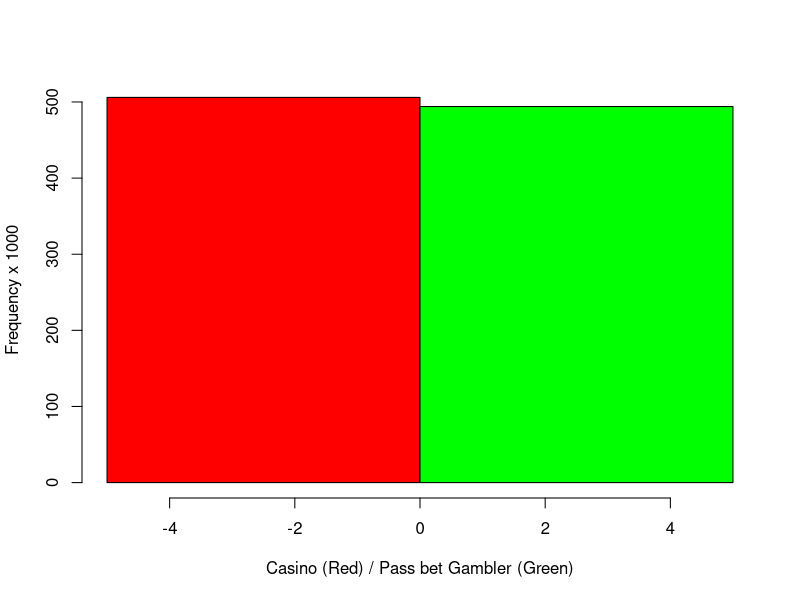
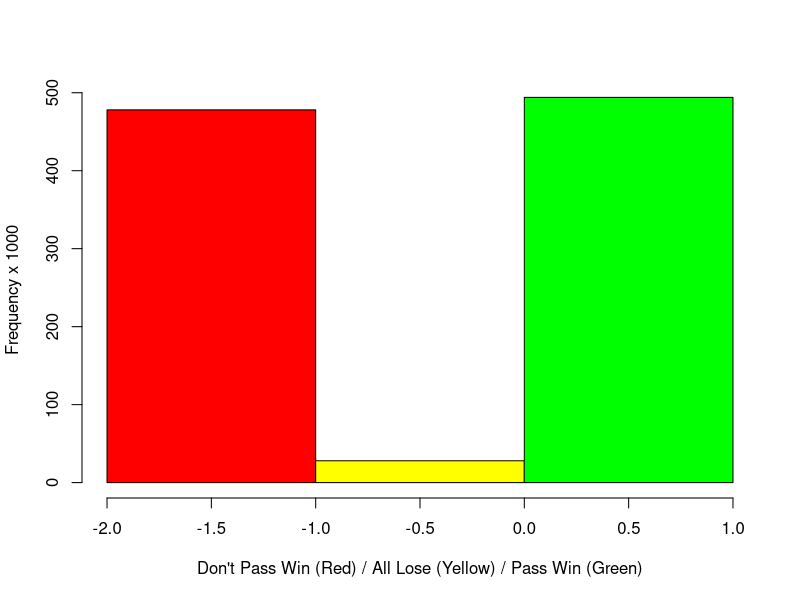
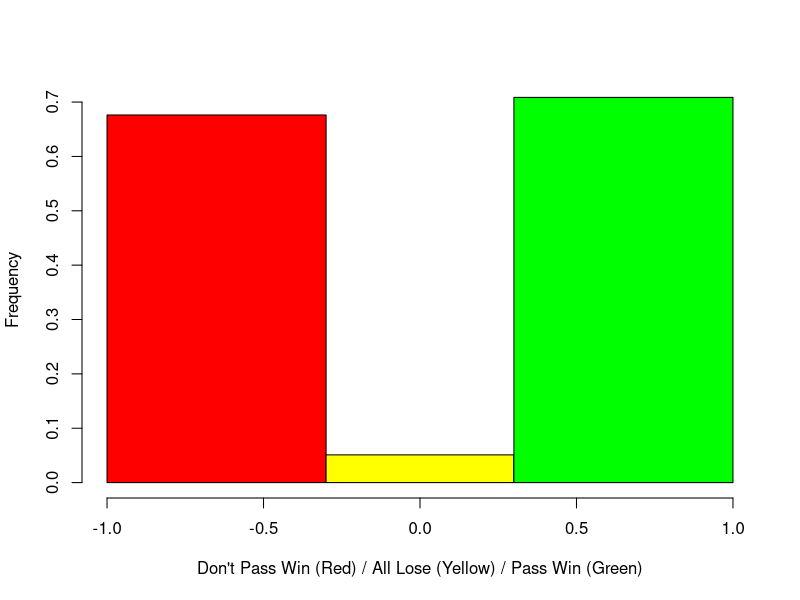
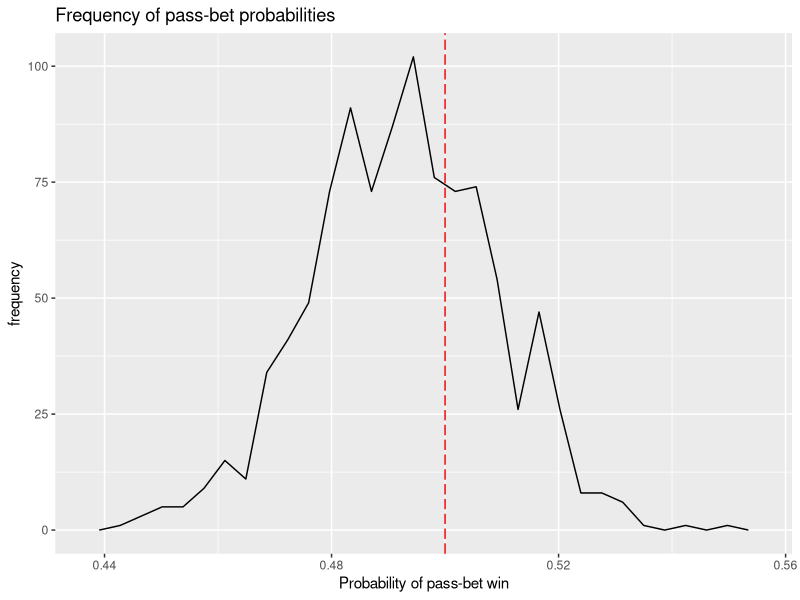

Write the R code that produced these figures, in order. (Note: a time limit stopped this script after it produced the figures.)
## ---- chunk 1
# Added this "clear all" section to make sure we can run use "Chunks/Run All"" without conflict.
# Still does not catch package info, but that will be seen when knit.

# Start with a Clean memory
rm(list=ls())

# Supress warnings particularly during loading of libraries
options(warn=-1)
## ---- chunk 2
# Library and Directory Config

# Add all required packages here. 
required.packages <- c("xtable","ggplot2")

# Check to see if packages in required.packages are installed
have.pkgs <- required.packages %in% installed.packages()

if(length(required.packages) > sum(have.pkgs)){
  install.packages(required.packages[!have.pkgs])
}

for(pkg in required.packages){
  library(pkg, character.only = TRUE, quietly=TRUE, warn.conflicts=FALSE)
}

# Make sure we're in the right working directory:  "Code"
if("Code" %in% list.files()){
  setwd("Code")
}

if(!("Code" %in% list.files("..")))
{
  stop
}

# Disable scientific notation
options(xtable.comment = FALSE)
## ---- chunk 3
win <- 3/36*3/9*2 + 4/36*4/10*2 + 5/36*5/11*2 + 6/36 + 2/36
## ---- chunk 4
df <- data.frame(bins=c(runif(1,0,1)))
for (i in 1:(round(win,3)*1000)) {
  df <- rbind(df, data.frame(bins=c(1)))
}
for (i in 1:((1-round(win,3)-round(1/36,3))*1000-1)) {
  df <- rbind(df, data.frame(bins=c(runif(1,-2,-1))))
}
for (i in 1:(round(1/36,3)*1000)) {
  df <- rbind(df, data.frame(bins=c(runif(1,-1,0))))
}
# cat("Graphical representation of Shooter's Lose/Win:\n")
hist(df$bins, breaks=1.5, col=c("red","green"), main="", xlab="Casino (Red) / Pass bet Gambler (Green)", ylab="Frequency x 1000")
## ---- chunk 5
# cat("Graphical representation of Pass / Don't Pass Win:\n")
boundaries <- seq(-2, 1, by=1);
colors = c("red", "yellow", "green")
hist(df$bins, breaks=boundaries, col=colors, main="", xlab="Don't Pass Win (Red) / All Lose (Yellow) / Pass Win (Green)", ylab="Frequency x 1000")
## ---- chunk 6
# Number of simulation
N = 10000
cat("Number of simulations = ", N, sep="")

# Define data frame
# First roll: dice1 = fx, dice2 = fy
# Last roll:  dice1 = lx, dice2 = ly
# n = number of rolls
# flag: -1 = Don't Pass, 1 = Pass, 0 = Boxcars
data = data.frame(fx=c(0), fy=c(0), lx=c(0), ly=c(0), n=c(0), flag=c(NA))

for (i in 1:N) {
  
  # n: number of times dice rolls
  n <- 1
  
  # First roll
  fx <- sample(1:6,1)
  fy <- sample(1:6,1)
  shooter <- fx + fy
  
  if (shooter == 12){
    data <- rbind(data, data.frame(fx=c(fx), fy=c(fy), lx=c(""), ly=c(""), n=c(n), flag=c(0)))
  } else if ((shooter == 7)||(shooter==11)){
    data <- rbind(data, data.frame(fx=c(fx), fy=c(fy), lx=c(""), ly=c(""), n=c(n), flag=c(1)))
  } else if ((shooter == 2)||(shooter==3)){
    data <- rbind(data, data.frame(fx=c(fx), fy=c(fy), lx=c(""), ly=c(""), n=c(n), flag=c(-1)))
  } else{
    point <- shooter

    repeat{
      n <- n + 1
      
      # n-th roll
      lx <- sample(1:6,1)
      ly <- sample(1:6,1)

      if (lx + ly == 7){
        data <- rbind(data, data.frame(fx=c(fx), fy=c(fy), lx=c(lx), ly=c(ly), n=c(n), flag=c(-1)))
        break
      }
      else if (lx + ly == point){
        data <- rbind(data, data.frame(fx=c(fx), fy=c(fy), lx=c(lx), ly=c(ly), n=c(n), flag=c(1)))
        break
      }
    }
  }
}

# Remove first row inserted at part of initialization
data <- data[!is.na(data$flag),]
## ---- chunk 7
print(head(data, n=25), row.names=FALSE)
## ---- chunk 8
print(tail(data, n=10), row.names=FALSE)
## ---- chunk 9
hist(data$flag, breaks=c(-1,-0.3,0.3,1), col=c("red","yellow","green"), main="", xlab="Don't Pass Win (Red) / All Lose (Yellow) / Pass Win (Green)", ylab="Frequency")
## ---- chunk 10
PassBets <- replicate(1000, {

N = 1000

data = {}

for (i in 1:N){
  stop = FALSE
  
  shooter = sample(1:6,1) + sample (1:6,1)
  
  if (shooter == 12){
    data[i] = 0
    stop = TRUE
  }
  
  else if ((shooter == 7)||(shooter==11)){
    data[i] = 1
    stop = TRUE
  }
  
  else if ((shooter == 2)||(shooter==3)){
    data[i]=0
    stop = TRUE
  }
  
  else{
    point = shooter
  }
  
  repeat{
    if (stop){
      break
    }
    shooter = sample(1:6,1) + sample (1:6,1)
    
    if (shooter == 7){
      data[i]=0
      stop = TRUE
    }
    else if (shooter == point){
      data[i]=1
      stop = TRUE
    }
  }
}
mean(data)
})
qplot(PassBets, geom = "freqpoly", xlab = "Probability of pass-bet win", ylab = "frequency", main = "Frequency of pass-bet probabilities") + geom_vline(xintercept = 0.5, color = "red", linetype = "longdash")
## ---- chunk 11
DontPassBets <- replicate(1000, {
  N = 1000
  
  data = {}
  
  for (i in 1:N){
    stop = FALSE
    
    shooter = sample(1:6,1) + sample (1:6,1)
    
    if (shooter == 12){
      data[i] = 0
      stop = TRUE
    }
    
    else if ((shooter == 7)||(shooter==11)){
      data[i] = 0
      stop = TRUE
    }
    
    else if ((shooter == 2)||(shooter==3)){
      data[i]=1
      stop = TRUE
    }
    
    else{
      point = shooter
    }
    
    repeat{
      if (stop){
        break
      }
      shooter = sample(1:6,1) + sample (1:6,1)
      
      if (shooter == 7){
        data[i]=1
        stop = TRUE
      }
      else if (shooter == point){
        data[i]=0
        stop = TRUE
      }
    }
  }
  
  #Probability of winning when you are a no-pass bet
  mean(data)
})
qplot(DontPassBets, geom = "freqpoly", xlab = "Probability of don't pass-bet win", ylab = "frequency", main = "Frequency of don't pass-bet probabilities") + geom_vline(xintercept = 0.5, color = "red", linetype = "longdash")
## ---- chunk 12
CrapsGame <- function(dfStr, N, H, Flg=TRUE) {

  # Initialization
  Nb <- max(1,round(N*.1,0))      # Minimum number of payers required to continue teh game
  secRemaining <- H * 60 * 60     # Game time in seconds
  gamegap <- 2 * 60               # 2 mins gap
  dicegap <- 10                   # 10 sec gap
  p <- 0                          # Bet choice
  b <- 0                          # Bet amount

  plr <- dfStr
  repeat {
    if (secRemaining <= 0 || nrow(plr[plr$IniDolr+plr$WinDolr>0,]) <= Nb) {
      break
    }
  
    for (i in 1:N) {
      # Player are betting either Pass or Don't Pass, 1 => Pass, 0 => Don't Pass
      p[i] <- sample(0:1,1)
      
      # Player's betting amount (0 => Skip the game)
      b[i] <- sample(0:5,1)
      
      # If balance amount is less than generated number, bet amount = balance amount
      if (plr$IniDolr[i]+plr$WinDolr[i] < b[i]) {
        if (plr$IniDolr[i]+plr$WinDolr[i] > 0) {
          b[i] <- plr$IniDolr[i]+plr$WinDolr[i]
        } else {
          b[i] <- 0
        }
      }
    }
  
    # First roll
    shooter <- sample(1:6,1) + sample(1:6,1)
    
    if (shooter == 12){                                       # All lose
      for (i in 1:N) {
        plr$WinDolr[plr$Player==i] <- plr$WinDolr[plr$Player==i] - b[i]
        plr$WinDolr[plr$Player==0] <- plr$WinDolr[plr$Player==0] + b[i]
      }
    } else if ((shooter == 7)||(shooter == 11)){              # Pass bet wins, Don't Pass bet loses
      for (i in 1:N) {
        if (p[i] == 1) {
          plr$WinDolr[plr$Player==i] <- plr$WinDolr[plr$Player==i] + b[i]
          plr$WinDolr[plr$Player==0] <- plr$WinDolr[plr$Player==0] - b[i]
        } else {
          plr$WinDolr[plr$Player==i] <- plr$WinDolr[plr$Player==i] - b[i]
          plr$WinDolr[plr$Player==0] <- plr$WinDolr[plr$Player==0] + b[i]
        }
      }
    } else if ((shooter == 2)||(shooter == 3)){              # Pass bet loses, Don't Pass bet wins
      for (i in 1:N) {
        if (p[i] == 1) {
          plr$WinDolr[plr$Player==i] <- plr$WinDolr[plr$Player==i] - b[i]
          plr$WinDolr[plr$Player==0] <- plr$WinDolr[plr$Player==0] + b[i]
        } else {
          plr$WinDolr[plr$Player==i] <- plr$WinDolr[plr$Player==i] + b[i]
          plr$WinDolr[plr$Player==0] <- plr$WinDolr[plr$Player==0] - b[i]
        }
      }
    } else{
      point <- shooter
      secRemaining <- secRemaining - dicegap
      repeat{
        lx <- sample(1:6,1)
        ly <- sample(1:6,1)
        if (lx + ly == 7){                      # Pass bet loses, Don't Pass bet wins
          for (i in 1:N) {
            if (p[i] == 1) {
              plr$WinDolr[plr$Player==i] <- plr$WinDolr[plr$Player==i] - b[i]
              plr$WinDolr[plr$Player==0] <- plr$WinDolr[plr$Player==0] + b[i]
            } else {
              plr$WinDolr[plr$Player==i] <- plr$WinDolr[plr$Player==i] + b[i]
              plr$WinDolr[plr$Player==0] <- plr$WinDolr[plr$Player==0] - b[i]
            }
          }
          break
        }
        else if (lx + ly == point){              # Pass bet wins, Don't Pass bet loses
          for (i in 1:N) {
            if (p[i] == 1) {
              plr$WinDolr[plr$Player==i] <- plr$WinDolr[plr$Player==i] + b[i]
              plr$WinDolr[plr$Player==0] <- plr$WinDolr[plr$Player==0] - b[i]
            } else {
              plr$WinDolr[plr$Player==i] <- plr$WinDolr[plr$Player==i] - b[i]
              plr$WinDolr[plr$Player==0] <- plr$WinDolr[plr$Player==0] + b[i]
            }
          }
          break
        }
      }
    }
    secRemaining <- secRemaining - gamegap
  }
  plr$BalDolr <- plr$IniDolr + plr$WinDolr
  return(plr[,,drop=Flg])
}

# Initialization
N <- 15                         # Total number of players
H <- 3                          # H hours game time
D <- 90                         # For 90 days
plr <- {}
sim <- {}

# Create Player table, Player 0 represents the Casino starts with Initial Balance $0
plyr <- data.frame(Player=c(0), IniDolr=c(0), WinDolr=c(0))
for (i in 1:N) {
  plyr <- rbind(plyr,data.frame(Player=c(i), IniDolr=c(50), WinDolr=c(0)))
}

# Simulation for D days
for (i in 1:D){
    sim <- rbind(sim, CrapsGame(plyr, N, H, F))
}
## ---- chunk 13
head(sim,N)
